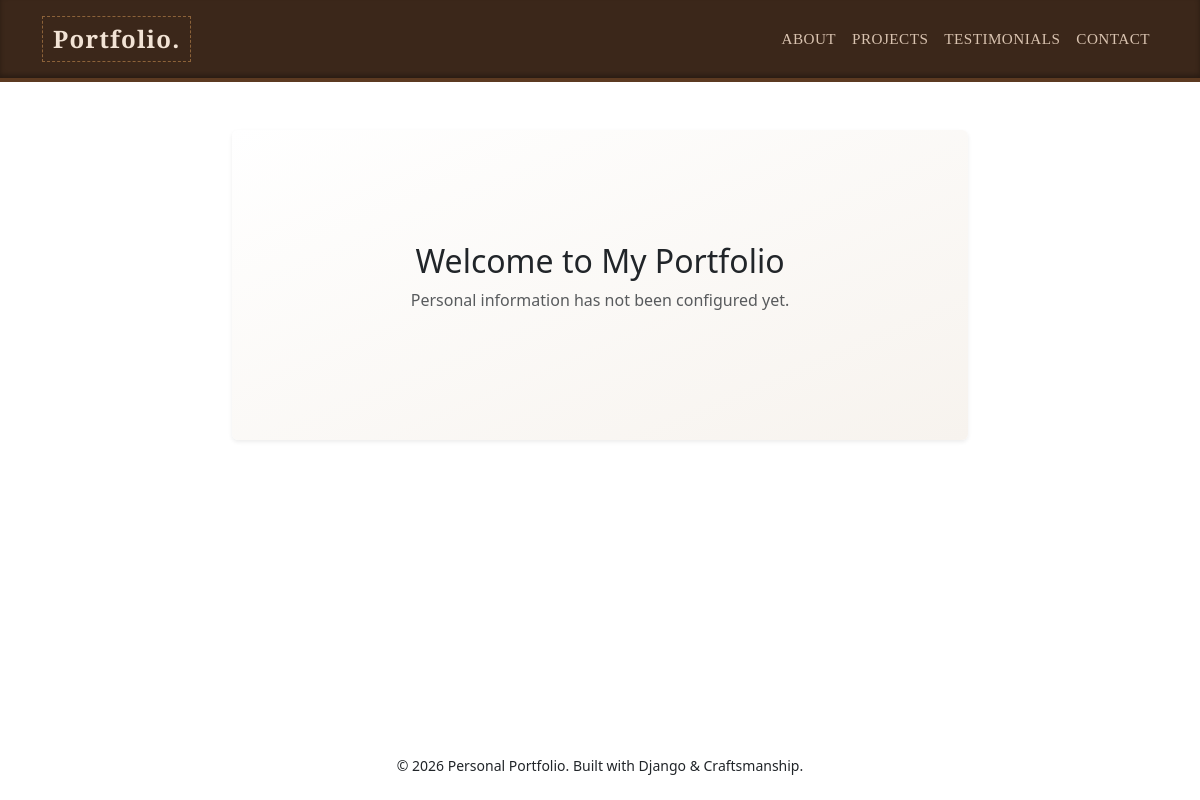
/, run on an earlier commit of the app's database.
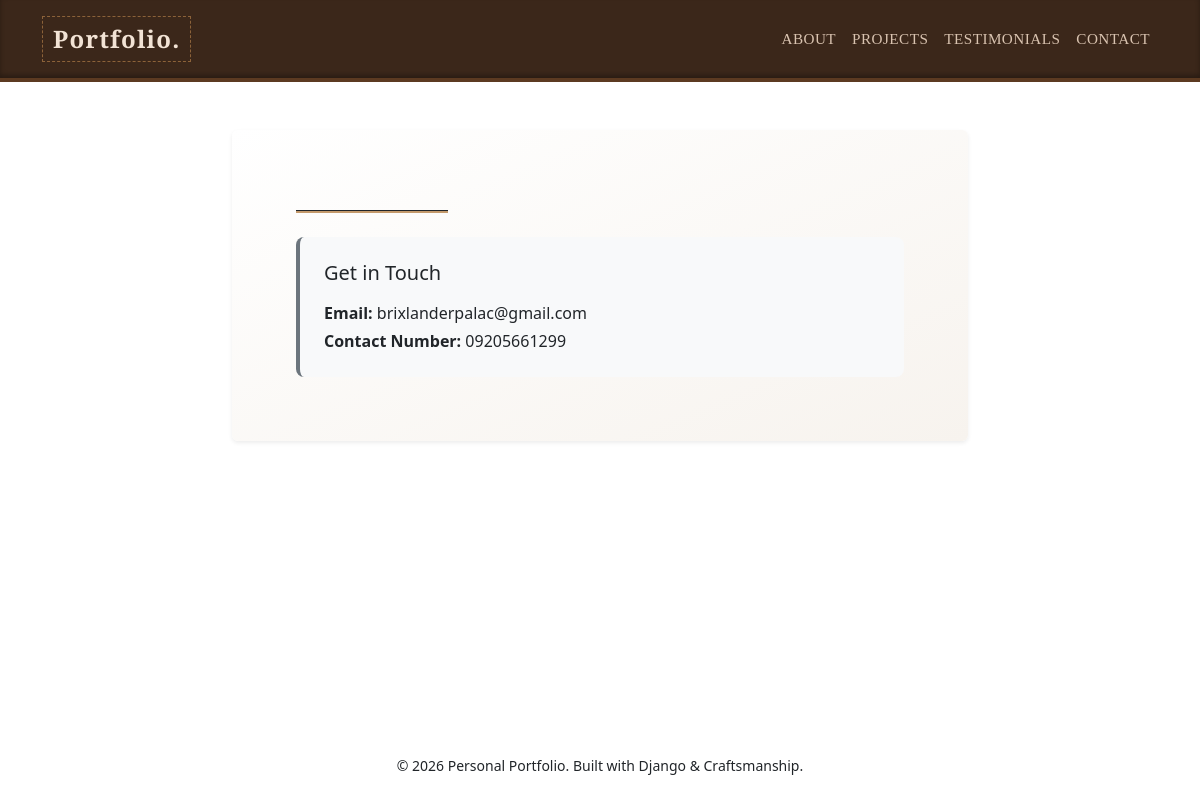
And on a later commit of the database.
### main_app/models.py (models this page shows, shortened)
class PersonalInformation(models.Model):
    full_name = models.CharField(max_length=200)
    bio = models.TextField()
    email = models.EmailField()
    contact_number = models.CharField(max_length=20)

### main_app/views.py (the view)
# urls.py: path('', views.personal_info_view, name='home'),
def personal_info_view(request):
    info = PersonalInformation.objects.first()
    return render(request, 'main_app/personal_info.html', {'info': info})

### main_app/templates/main_app/personal_info.html (shortened to what this page needs)
{% extends 'main_app/base.html' %}
{% block content %}
<div class="row justify-content-center">
    <div class="col-lg-8">
        <div class="card p-5 shadow-sm border-0" style="background: linear-gradient(to bottom right, #ffffff, #f7f3ee);">
            <div class="card-body">
                {% if info %}
                    <hr class="w-25 mb-4" style="background-color: #c49a6c; height: 3px; opacity: 1;">
                    <div class="bg-light p-4 rounded-3 border-start border-4 border-secondary mt-4">
                        <h5 class="mb-3">Get in Touch</h5>
                        <p class="mb-1"><strong>Email:</strong> {{ info.email }}</p>
                        <p class="mb-0"><strong>Contact Number:</strong> {{ info.contact_number }}</p>
                    </div>
                {% else %}
                    <div class="text-center py-5">
                        <h2>Welcome to My Portfolio</h2>
                        <p class="text-muted">Personal information has not been configured yet.</p>
                    </div>
                {% endif %}
            </div>
        </div>
    </div>
</div>
{% endblock %}

What changed in the data, as far as the page shows it:
added PersonalInformation: email "brixlanderpalac@gmail.com", contact_number "09205661299"
Also different on the page:
text no longer shown: "Welcome to My Portfolio Personal information has not been configured yet."
text now shown: "Get in Touch Email: Contact Number:"
